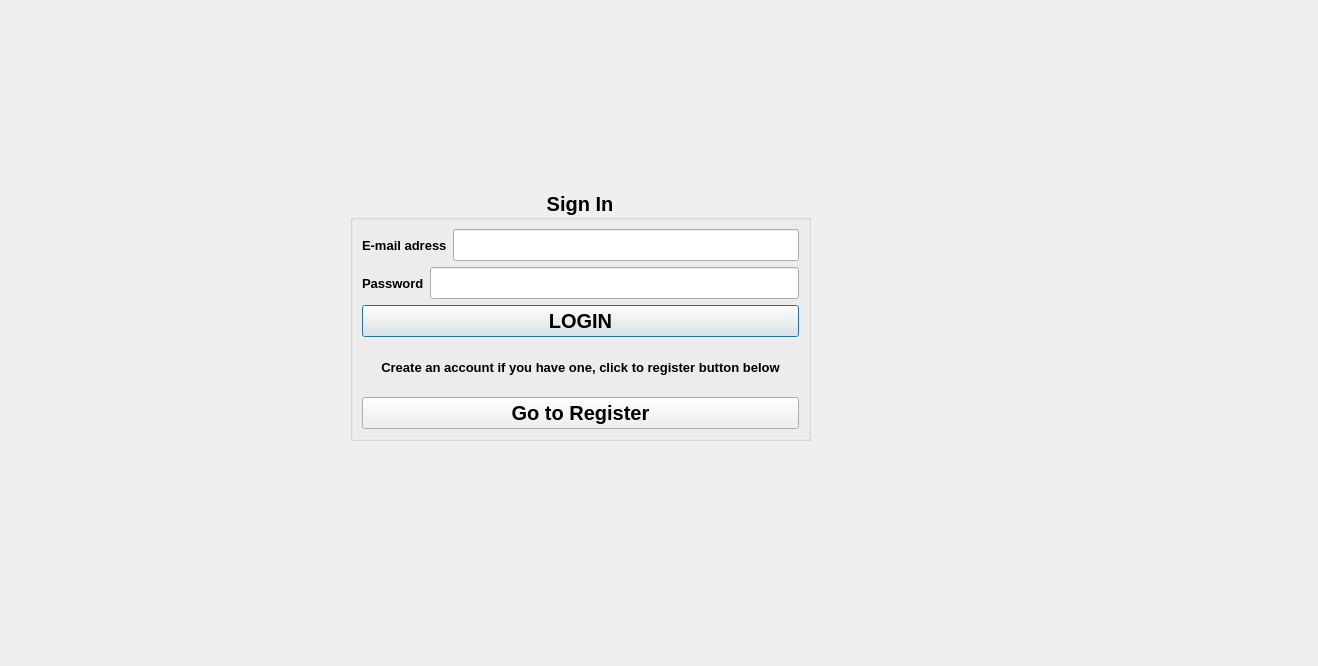
<?xml version="1.0" encoding="UTF-8"?>
<ui version="4.0">
 <class>Login</class>
 <widget class="QDialog" name="Login">
  <property name="geometry">
   <rect>
    <x>0</x>
    <y>0</y>
    <width>1318</width>
    <height>666</height>
   </rect>
  </property>
  <property name="windowTitle">
   <string>Dialog</string>
  </property>
  <widget class="QGroupBox" name="groupBox">
   <property name="geometry">
    <rect>
     <x>350</x>
     <y>190</y>
     <width>461</width>
     <height>251</height>
    </rect>
   </property>
   <property name="font">
    <font>
     <pointsize>15</pointsize>
     <bold>true</bold>
    </font>
   </property>
   <property name="title">
    <string>Sign In</string>
   </property>
   <property name="alignment">
    <set>Qt::AlignCenter</set>
   </property>
   <layout class="QVBoxLayout" name="verticalLayout">
    <item>
     <layout class="QHBoxLayout" name="horizontalLayout">
      <item>
       <widget class="QLabel" name="label_email">
        <property name="font">
         <font>
          <pointsize>10</pointsize>
          <bold>true</bold>
         </font>
        </property>
        <property name="text">
         <string>E-mail adress</string>
        </property>
       </widget>
      </item>
      <item>
       <widget class="QLineEdit" name="lineEdit_email"/>
      </item>
     </layout>
    </item>
    <item>
     <layout class="QHBoxLayout" name="horizontalLayout_2">
      <item>
       <widget class="QLabel" name="label_password">
        <property name="font">
         <font>
          <pointsize>10</pointsize>
          <bold>true</bold>
         </font>
        </property>
        <property name="text">
         <string>Password</string>
        </property>
       </widget>
      </item>
      <item>
       <widget class="QLineEdit" name="lineEdit_password">
        <property name="echoMode">
         <enum>QLineEdit::Password</enum>
        </property>
       </widget>
      </item>
     </layout>
    </item>
    <item>
     <widget class="QPushButton" name="pushButton_loginBtn">
      <property name="text">
       <string>LOGIN</string>
      </property>
     </widget>
    </item>
    <item>
     <widget class="QLabel" name="label">
      <property name="font">
       <font>
        <pointsize>10</pointsize>
        <bold>true</bold>
       </font>
      </property>
      <property name="text">
       <string>Create an account if you have one, click to register button below</string>
      </property>
      <property name="alignment">
       <set>Qt::AlignCenter</set>
      </property>
     </widget>
    </item>
    <item>
     <widget class="QPushButton" name="pushButton_Register">
      <property name="font">
       <font>
        <pointsize>15</pointsize>
        <bold>true</bold>
       </font>
      </property>
      <property name="text">
       <string>Go to Register</string>
      </property>
     </widget>
    </item>
   </layout>
  </widget>
 </widget>
 <resources/>
 <connections/>
</ui>
